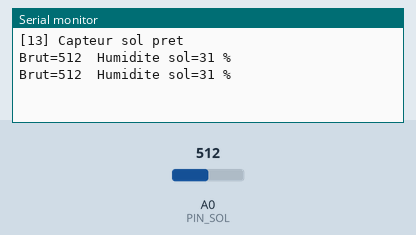
Bench run of a sketch on a simulated Arduino Uno, built with avr-gcc and run on an emulated ATmega328P. Shown: the last lines printed to the serial monitor. The inputs (shaded band) are chosen by the test bench; at power-on: A0 (PIN_SOL) = 512.

Above: at 1.8 s.
1.9 s: A0 (PIN_SOL) set to 716
At 2.8 s:
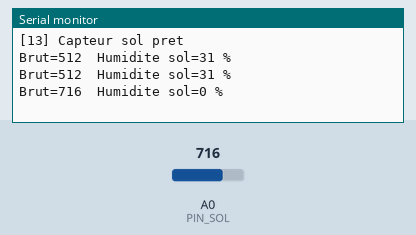
3.4 s: A0 (PIN_SOL) set to 900
At 4.7 s:
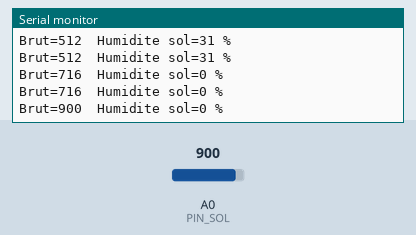
Timing chart, 0 to 6.4 s (numbered marks = the images above; inputs shaded):
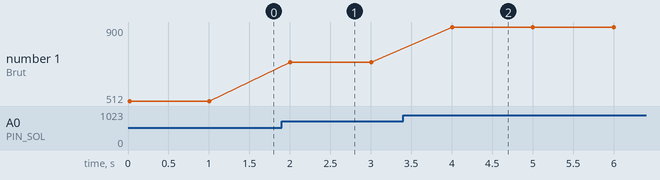

The sketch:

13_Humidite_Sol.ino
```cpp
/*
 * =====================================================================
 *  Arduino Lab Nexus v6.1.0 STABLE  -  Humidité du sol
 * =====================================================================
 *  Explication : Capteur capacitif/résistif d'humidité du sol converti en pourcentage.
 *  Carte       : Arduino UNO / Nano (ATmega328P) - compatible Mega
 *  Moniteur    : 9600 bauds
 *
 *  Câblage :
 *   Arduino 5V     -> Capteur VCC
 *   Arduino GND    -> Capteur GND
 *   Arduino A0     -> Capteur AOUT
 *
 *  Bibliothèques requises (arduino-cli lib install "...") : aucune
 * =====================================================================
 */
// @libs:

const uint8_t PIN_SOL = A0;
// Calibration : valeur dans l'air (sec) et dans l'eau (mouillé)
const int VAL_SEC    = 620;
const int VAL_MOUILLE = 280;

void setup() {
  Serial.begin(9600);
  Serial.println(F("[13] Capteur sol pret"));
}

void loop() {
  int brut = analogRead(PIN_SOL);
  int pct = constrain(map(brut, VAL_SEC, VAL_MOUILLE, 0, 100), 0, 100);
  Serial.print(F("Brut=")); Serial.print(brut);
  Serial.print(F("  Humidite sol=")); Serial.print(pct); Serial.println(F(" %"));
  delay(1000);
}
```

Measured:
- after the input at 1.9 s, the serial monitor: prints a new line after 0.10 s (image 1)
- after the input at 3.4 s, the serial monitor: prints a new line after 0.60 s (image 2)
- plotted number 1: 512 → 716 after the input at 1.9 s, 716 → 900 after the input at 3.4 s
